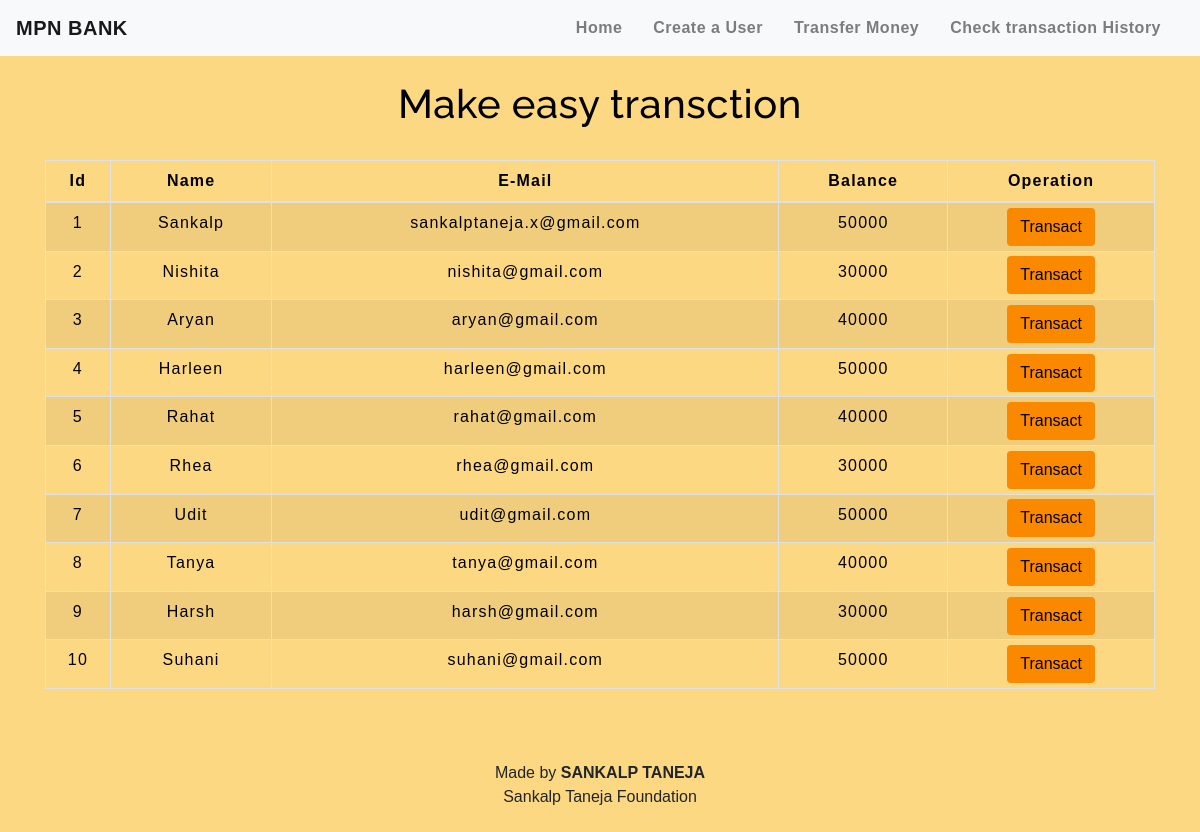
The app's page /transfermoney.php with its own data.
### tables this page shows
CREATE TABLE `users` (
  `id` int(3) NOT NULL,
  `name` text NOT NULL,
  `email` varchar(30) NOT NULL,
  `balance` int(8) NOT NULL
);

### transfermoney.php (the view, shortened to what this page needs)
<!DOCTYPE html>
<html lang="en">
<head>
    <link rel="stylesheet" href="https://maxcdn.bootstrapcdn.com/bootstrap/4.0.0/css/bootstrap.min.css">
    <link rel="stylesheet" type="text/css" href="css/table.css">
    <link rel="stylesheet" type="text/css" href="css/navbar.css">
</head>
<body style="background-color :#fcd883">
<?php
    include 'config.php';
    $sql = "SELECT * FROM users";
    $result = mysqli_query($conn,$sql);
?>
<?php
  include 'navbar.php';
?>
<div class="container">
        <h2 class="text-center pt-4" style="color : black;">Make easy transction</h2>
        <br>
            <div class="row">
                <div class="col">
                    <div class="table-responsive-sm">
                    <table class="table table-hover table-sm table-striped table-condensed table-bordered" style="border-color:black;">
                        <thead style="color : black;">
                            <tr>
                            <th scope="col" class="text-center py-2">Id</th>
                            <th scope="col" class="text-center py-2">Name</th>
                            <th scope="col" class="text-center py-2">E-Mail</th>
                            <th scope="col" class="text-center py-2">Balance</th>
                            <th scope="col" class="text-center py-2">Operation</th>
                            </tr>
                        </thead>
                        <tbody>
                <?php
                    while($rows=mysqli_fetch_assoc($result)){
                ?>
                    <tr style="color : black;">
                        <td class="py-2"><?php echo $rows['id'] ?></td>
                        <td class="py-2"><?php echo $rows['name']?></td>
                        <td class="py-2"><?php echo $rows['email']?></td>
                        <td class="py-2"><?php echo $rows['balance']?></td>
                        <td><a href="selecteduserdetail.php?id= <?php echo $rows['id'] ;?>"> <button type="button" class="btn" style="background-color : #fa8900">Transact</button></a></td>
                    </tr>
                <?php
                    }
                ?>
                        </tbody>
                    </table>
                    </div>
                </div>
            </div>
         </div>
         <footer class="text-center mt-5 py-2">
         <p>Made by <b>SANKALP TANEJA</b> <br> Sankalp Taneja Foundation</p>
        </footer>
</body>
</html>

### navbar.php (shortened to what this page needs)
<nav class="navbar navbar-expand-md navbar-light bg-light">
      <a class="navbar-brand" href="index.php" style="color : #black;"><b>MPN BANK</b></a>
      <div class="collapse navbar-collapse" id="collapsibleNavbar">
            <ul class="navbar-nav ml-auto">
              <li class="nav-item">
                <a class="nav-link" href="index.php" style="color : #black;"><b>Home</b></a>
              </li>
              <li class="nav-item">
                <a class="nav-link" href="createuser.php" style="color : #black;"><b>Create a User</b></a>
              </li>
              <li class="nav-item">
                <a class="nav-link" href="transfermoney.php" style="color : #black;"><b>Transfer Money</b></a>
              </li>
              <li class="nav-item">
                <a class="nav-link" href="transactionhistory.php" style="color : #black;"><b>Check transaction History</b></a>
              </li>
          </div>
       </nav>

### css/table.css (style rules this page uses)
* { padding: 0; margin: 0; box-sizing: border-box; font-family: sans-serif; }
h2 { font-size: 40px; }
table { letter-spacing: 1.2px; }
td { text-align: center; }
button { border:none; background: #d9d9d9; transition: 1s; }

### css/navbar.css (style rules this page uses)
.nav-link { margin-right: 15px; color:#2F363F; letter-spacing: 0.5px; transition: 0.5s; }
.navbar-brand { color: #4C4B4B; letter-spacing: 0.5px; }
h2 { color: #4C4B4B; letter-spacing: 0.5px; font-family: raleway; }

### transfermoney.php (style rules this page uses)
button { transition: 1.5s; }

### records on screen
users: id "1", name "Sankalp", email "sankalptaneja.x@gmail.com", balance "50000"
users: id "2", name "Nishita", email "nishita@gmail.com", balance "30000"
users: id "3", name "Aryan", email "aryan@gmail.com", balance "40000"
users: id "4", name "Harleen", email "harleen@gmail.com", balance "50000"
users: id "5", name "Rahat", email "rahat@gmail.com", balance "40000"
users: id "6", name "Rhea", email "rhea@gmail.com", balance "30000"
users: id "7", name "Udit", email "udit@gmail.com", balance "50000"
users: id "8", name "Tanya", email "tanya@gmail.com", balance "40000"
users: id "9", name "Harsh", email "harsh@gmail.com", balance "30000"
users: id "10", name "Suhani", email "suhani@gmail.com", balance "50000"
